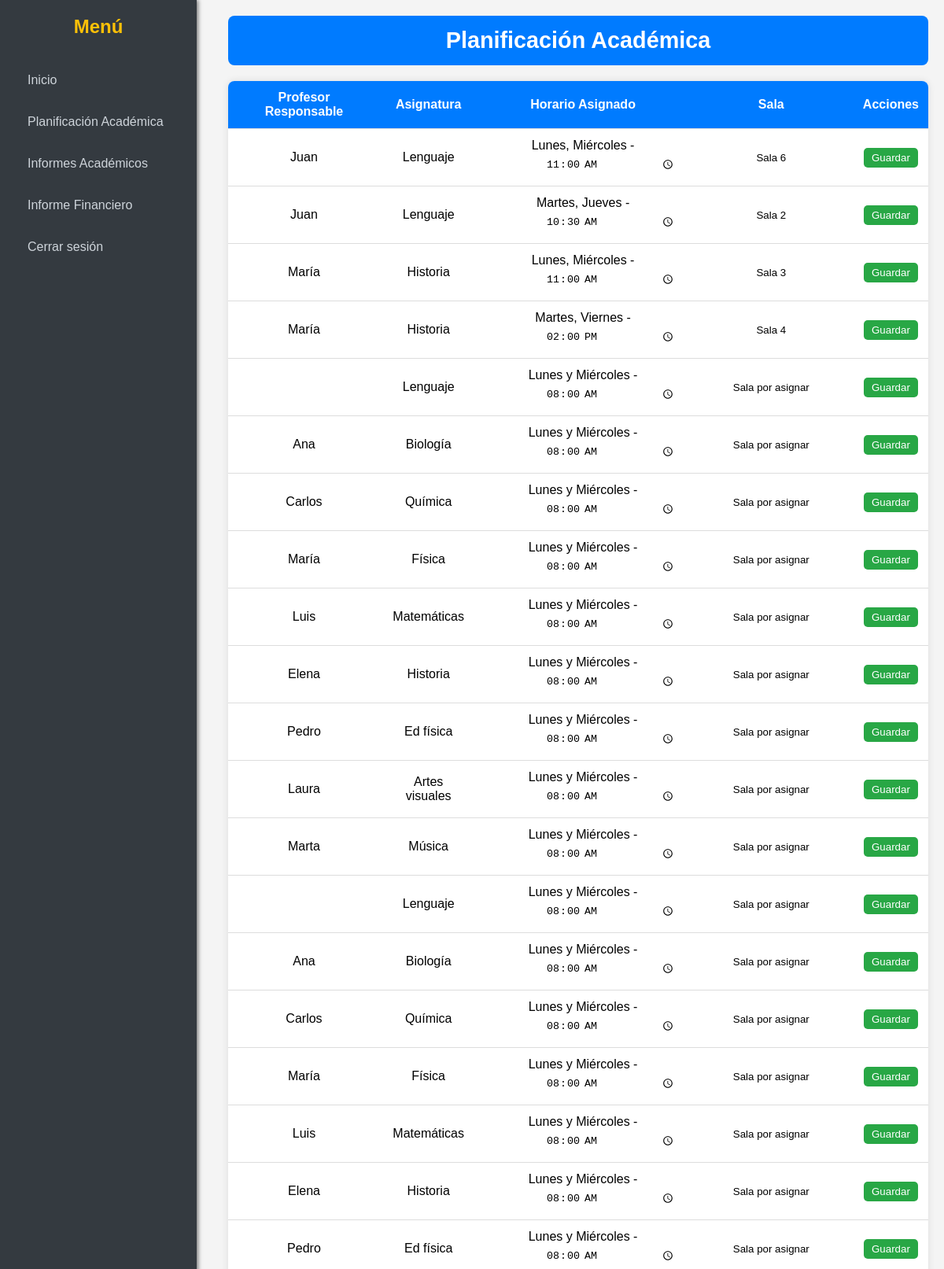
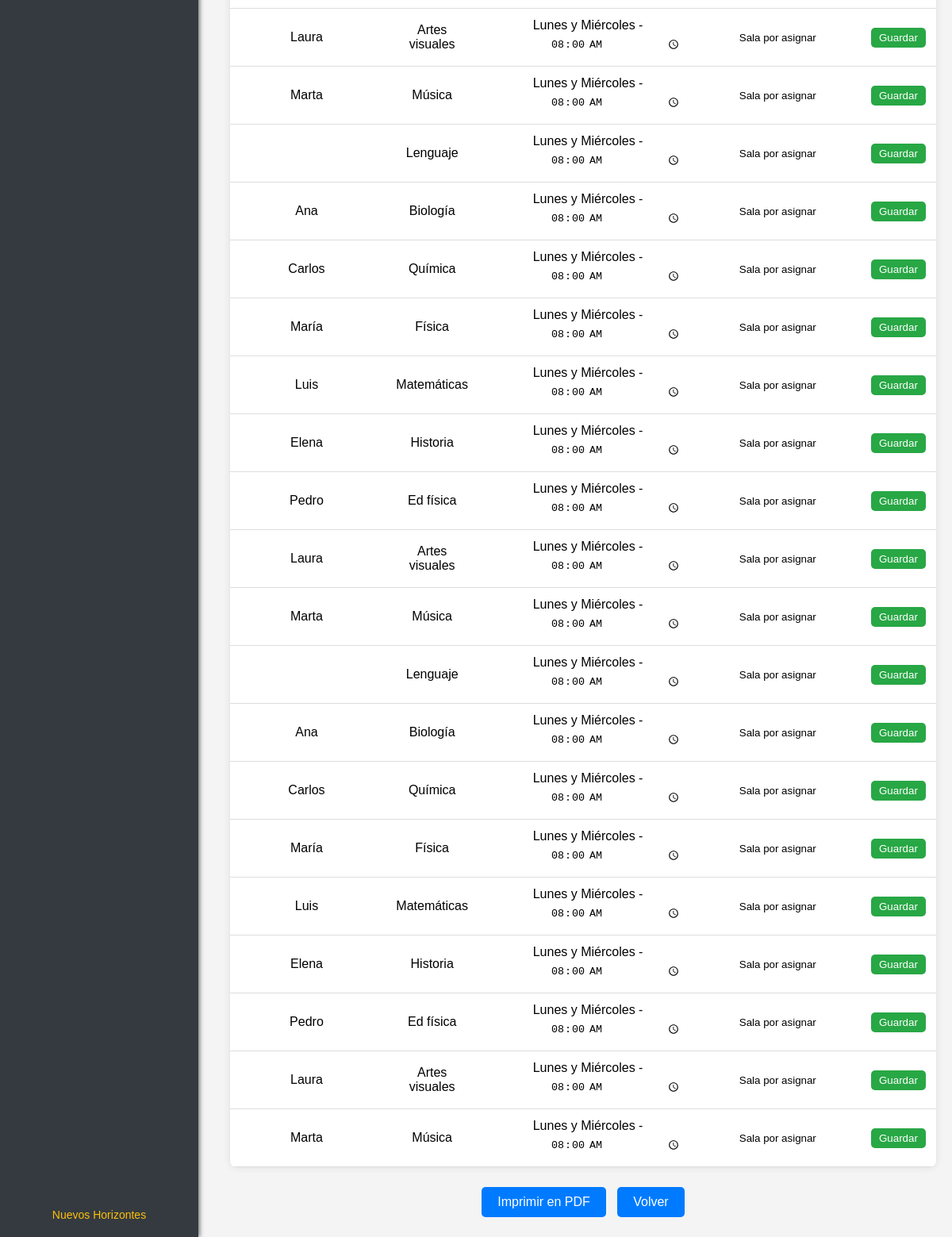
The app's page /planificacion-academica/ with its own data (2 pictures, top to bottom).
### core/models.py (models this page shows, shortened)
class Curso(models.Model):
    nombre = models.CharField(max_length=100)
    asignatura = models.CharField(max_length=100)
    profesor = models.ForeignKey('Profesor', on_delete=models.CASCADE)
    alumnos = models.ManyToManyField('Alumno', blank=True, related_name='cursos_asignados')  # Cadena para evitar circular
    dias = models.CharField(max_length=100)
    hora = models.TimeField()
    sala = models.CharField(max_length=50, default='Sala por asignar')

class Profesor(models.Model):
    user = models.OneToOneField(User, on_delete=models.CASCADE)
    nombre = models.CharField(max_length=100)
    apellido = models.CharField(max_length=100)
    email = models.EmailField(unique=True)
    asignatura = models.CharField(max_length=100, blank=True, null=True)

### core/views.py (the view, shortened to what this page needs)
# urls.py: path('planificacion-academica/', views.director_plani, name='director_plani'),
@csrf_exempt
def director_plani(request):
    cursos = Curso.objects.all()
    return render(request, 'directorPlani.html', {'cursos': cursos})

### core/templates/directorPlani.html (shortened to what this page needs)
{% load static %}
<!DOCTYPE html>
<html lang="es">
<head>
</head>
<body>
    <div class="sidebar">
        <h2>Menú</h2>
        <ul>
            <li><a href="{% url 'director_menu' %}">Inicio</a></li>
            <li><a href="{% url 'director_plani' %}">Planificación Académica</a></li>
            <li><a href="{% url 'informes_academicos' %}">Informes Académicos</a></li>
            <li><a href="{% url 'informe_financiero' %}">Informe Financiero</a></li>
            <li>
                <form action="{% url 'logout' %}" method="post" style="display: inline;">
                    <button type="submit" class="logout-button">Cerrar sesión</button>
                </form>
            </li>
        </ul>
        <div class="footer">
            <a href="#">Nuevos Horizontes</a>
        </div>
    </div>
    <div class="main-content">
        <div class="header">
            <h1>Planificación Académica</h1>
        </div>
        <table>
            <thead>
                <tr>
                    <th>Profesor Responsable</th>
                    <th>Asignatura</th>
                    <th>Horario Asignado</th>
                    <th>Sala</th>
                    <th>Acciones</th>
                </tr>
            </thead>
            <tbody>
                {% for curso in cursos %}
                <tr data-curso-id="{{ curso.id }}">
                    <td>{{ curso.profesor.nombre }}</td>
                    <td>{{ curso.asignatura }}</td>
                    <td>
                        {{ curso.dias }} - <input type="time" class="edit-input hora" value="{{ curso.hora|time:"H:i" }}">
                    </td>
                    <td>
                        <input type="text" class="edit-input sala" value="{{ curso.sala }}">
                    </td>
                    <td>
                        <button class="save-btn">Guardar</button>
                    </td>
                </tr>
                {% endfor %}
            </tbody>
        </table>
        <div class="actions">
            <a href="{% url 'direcPdfPlanificacion' %}" class="btn">Imprimir en PDF</a>
            <a href="javascript:history.back()" class="back-button">Volver</a>
        </div>
    </div>
</body>
</html>

### core/templates/directorPlani.html (style rules this page uses)
* { margin: 0; padding: 0; box-sizing: border-box; }
body { font-family: Arial, sans-serif; display: flex; height: 100vh; background-color: #f4f4f4; }
.sidebar { width: 250px; background-color: #343a40; color: white; padding: 20px; position: fixed; height: 100%; top: 0; box-shadow: 2px 0 5px rgba(0, 0, 0, 0.5); display: flex; flex-direction: column; justify-content: space-between; }
.sidebar h2 { text-align: center; font-size: 1.5em; color: #ffc107; margin-bottom: 20px; font-weight: bold; }
.sidebar ul { list-style: none; padding: 0; flex-grow: 1; }
.sidebar ul li { margin: 15px 0; }
.sidebar ul li a { color: #ced4da; text-decoration: none; padding: 10px 15px; border-radius: 5px; transition: background-color 0.3s, color 0.3s; display: block; }
.logout-button { color: #ced4da; text-decoration: none; padding: 10px 15px; border-radius: 5px; transition: background-color 0.3s, color 0.3s; display: block; background: none; border: none; cursor: pointer; font-family: inherit; font-size: inherit; text-align: left; width: 100%; }
.footer { text-align: center; font-size: 14px; color: #ffc107; margin-top: 20px; }
.footer a { color: #ffc107; text-decoration: none; transition: color 0.3s; }
.main-content { margin-left: 270px; padding: 20px; width: 100%; overflow-y: auto; }
.header { background-color: #007bff; color: white; padding: 15px; border-radius: 8px; text-align: center; margin-bottom: 20px; }
.header h1 { font-size: 1.8em; margin: 0; }
table { width: 100%; border-collapse: collapse; margin-top: 20px; background-color: white; box-shadow: 0 0 10px rgba(0, 0, 0, 0.1); border-radius: 8px; overflow: hidden; }
table th, table td { padding: 12px; text-align: center; border-bottom: 1px solid #ddd; }
table th { background-color: #007bff; color: white; font-weight: bold; }
.edit-input { width: 100%; border: none; background: none; padding: 5px; text-align: center; }
.save-btn { background-color: #28a745; color: white; padding: 5px 10px; border: none; border-radius: 5px; cursor: pointer; transition: background-color 0.3s; }
.actions { text-align: center; margin-top: 20px; }
.btn, .back-button { background-color: #007bff; color: white; padding: 10px 20px; border-radius: 5px; text-decoration: none; font-size: 16px; cursor: pointer; transition: background-color 0.3s; display: inline-block; margin: 5px; }

### records on screen
Curso: profesor.nombre "Juan", asignatura "Lenguaje", dias "Lunes, Miércoles", hora "11:00", sala "Sala 6"
Curso: profesor.nombre "Juan", asignatura "Lenguaje", dias "Martes, Jueves", hora "10:30", sala "Sala 2"
Curso: profesor.nombre "María", asignatura "Historia", dias "Lunes, Miércoles", hora "11:00", sala "Sala 3"
Curso: profesor.nombre "María", asignatura "Historia", dias "Martes, Viernes", hora "14:00", sala "Sala 4"
Curso: asignatura "Lenguaje", dias "Lunes y Miércoles", hora "08:00", sala "Sala por asignar"
Curso: profesor.nombre "Ana", asignatura "Biología", dias "Lunes y Miércoles", hora "08:00", sala "Sala por asignar"
Curso: profesor.nombre "Carlos", asignatura "Química", dias "Lunes y Miércoles", hora "08:00", sala "Sala por asignar"
Curso: profesor.nombre "María", asignatura "Física", dias "Lunes y Miércoles", hora "08:00", sala "Sala por asignar"
Curso: profesor.nombre "Luis", asignatura "Matemáticas", dias "Lunes y Miércoles", hora "08:00", sala "Sala por asignar"
Curso: profesor.nombre "Elena", asignatura "Historia", dias "Lunes y Miércoles", hora "08:00", sala "Sala por asignar"
Curso: profesor.nombre "Pedro", asignatura "Ed física", dias "Lunes y Miércoles", hora "08:00", sala "Sala por asignar"
Curso: profesor.nombre "Laura", asignatura "Artes visuales", dias "Lunes y Miércoles", hora "08:00", sala "Sala por asignar"
Curso: profesor.nombre "Marta", asignatura "Música", dias "Lunes y Miércoles", hora "08:00", sala "Sala por asignar"
Curso: asignatura "Lenguaje", dias "Lunes y Miércoles", hora "08:00", sala "Sala por asignar"
Curso: profesor.nombre "Ana", asignatura "Biología", dias "Lunes y Miércoles", hora "08:00", sala "Sala por asignar"
Curso: profesor.nombre "Carlos", asignatura "Química", dias "Lunes y Miércoles", hora "08:00", sala "Sala por asignar"
Curso: profesor.nombre "María", asignatura "Física", dias "Lunes y Miércoles", hora "08:00", sala "Sala por asignar"
Curso: profesor.nombre "Luis", asignatura "Matemáticas", dias "Lunes y Miércoles", hora "08:00", sala "Sala por asignar"
Curso: profesor.nombre "Elena", asignatura "Historia", dias "Lunes y Miércoles", hora "08:00", sala "Sala por asignar"
Curso: profesor.nombre "Pedro", asignatura "Ed física", dias "Lunes y Miércoles", hora "08:00", sala "Sala por asignar"
Curso: profesor.nombre "Laura", asignatura "Artes visuales", dias "Lunes y Miércoles", hora "08:00", sala "Sala por asignar"
Curso: profesor.nombre "Marta", asignatura "Música", dias "Lunes y Miércoles", hora "08:00", sala "Sala por asignar"
Curso: asignatura "Lenguaje", dias "Lunes y Miércoles", hora "08:00", sala "Sala por asignar"
Curso: profesor.nombre "Ana", asignatura "Biología", dias "Lunes y Miércoles", hora "08:00", sala "Sala por asignar"
Curso: profesor.nombre "Carlos", asignatura "Química", dias "Lunes y Miércoles", hora "08:00", sala "Sala por asignar"
Curso: profesor.nombre "María", asignatura "Física", dias "Lunes y Miércoles", hora "08:00", sala "Sala por asignar"
Curso: profesor.nombre "Luis", asignatura "Matemáticas", dias "Lunes y Miércoles", hora "08:00", sala "Sala por asignar"
Curso: profesor.nombre "Elena", asignatura "Historia", dias "Lunes y Miércoles", hora "08:00", sala "Sala por asignar"
Curso: profesor.nombre "Pedro", asignatura "Ed física", dias "Lunes y Miércoles", hora "08:00", sala "Sala por asignar"
Curso: profesor.nombre "Laura", asignatura "Artes visuales", dias "Lunes y Miércoles", hora "08:00", sala "Sala por asignar"
Curso: profesor.nombre "Marta", asignatura "Música", dias "Lunes y Miércoles", hora "08:00", sala "Sala por asignar"
Curso: asignatura "Lenguaje", dias "Lunes y Miércoles", hora "08:00", sala "Sala por asignar"
Curso: profesor.nombre "Ana", asignatura "Biología", dias "Lunes y Miércoles", hora "08:00", sala "Sala por asignar"
Curso: profesor.nombre "Carlos", asignatura "Química", dias "Lunes y Miércoles", hora "08:00", sala "Sala por asignar"
Curso: profesor.nombre "María", asignatura "Física", dias "Lunes y Miércoles", hora "08:00", sala "Sala por asignar"
Curso: profesor.nombre "Luis", asignatura "Matemáticas", dias "Lunes y Miércoles", hora "08:00", sala "Sala por asignar"
Curso: profesor.nombre "Elena", asignatura "Historia", dias "Lunes y Miércoles", hora "08:00", sala "Sala por asignar"
Curso: profesor.nombre "Pedro", asignatura "Ed física", dias "Lunes y Miércoles", hora "08:00", sala "Sala por asignar"
Curso: profesor.nombre "Laura", asignatura "Artes visuales", dias "Lunes y Miércoles", hora "08:00", sala "Sala por asignar"
Curso: profesor.nombre "Marta", asignatura "Música", dias "Lunes y Miércoles", hora "08:00", sala "Sala por asignar"
